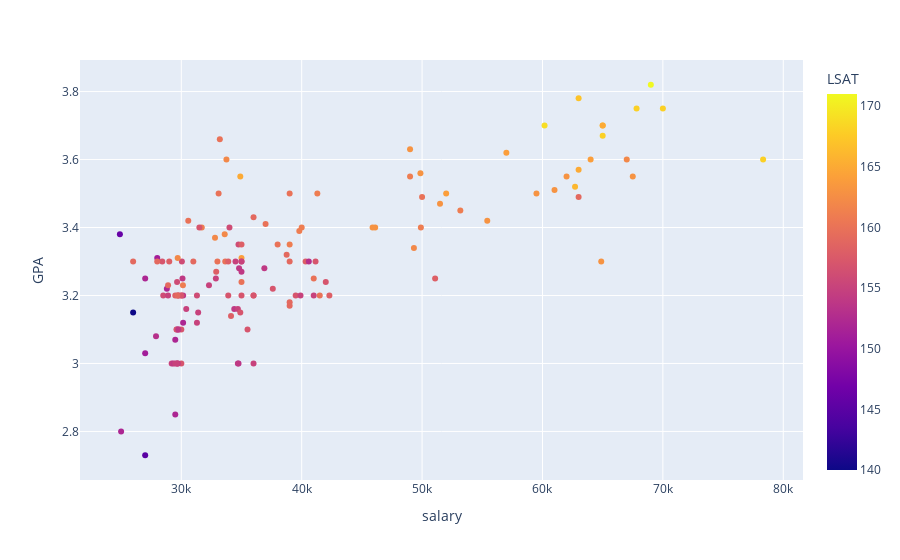

Notebook code cell kept with this figure:
### Code cell
px.scatter(df, 'salary', 'GPA', color='LSAT')

### Figure 1 — Plotly figure (JSON) as saved in the notebook; plotly's stock layout.template omitted (floating-point values rounded to 4 significant figures; data arrays with more than 128 entries replaced by an {"elided": "..."} marker saying what was removed)
{"data": [{"hovertemplate": "salary=%{x}<br>GPA=%{y}<br>LSAT=%{marker.color}<extra></extra>", "legendgroup": "", "marker": {"color": {"elided": "156 int values"}, "coloraxis": "coloraxis", "symbol": "circle"}, "mode": "markers", "name": "", "orientation": "v", "showlegend": false, "type": "scatter", "x": {"elided": "156 int values"}, "xaxis": "x", "y": {"elided": "156 float values"}, "yaxis": "y"}], "layout": {"coloraxis": {"colorbar": {"title": {"text": "LSAT"}}, "colorscale": [[0, "#0d0887"], [0.1111, "#46039f"], [0.2222, "#7201a8"], [0.3333, "#9c179e"], [0.4444, "#bd3786"], [0.5556, "#d8576b"], [0.6667, "#ed7953"], [0.7778, "#fb9f3a"], [0.8889, "#fdca26"], [1, "#f0f921"]]}, "legend": {"tracegroupgap": 0}, "margin": {"t": 60}, "xaxis": {"anchor": "y", "domain": [0, 1], "title": {"text": "salary"}}, "yaxis": {"anchor": "x", "domain": [0, 1], "title": {"text": "GPA"}}}}
